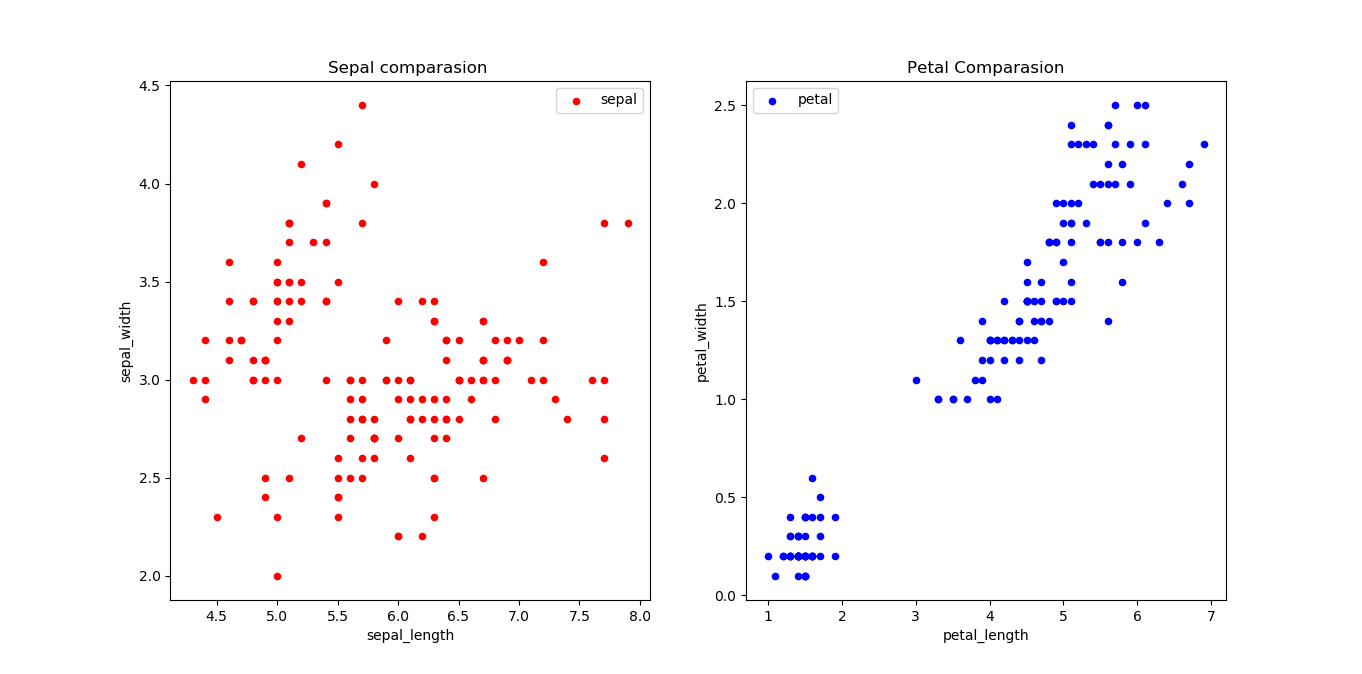

Here is the Python script that generated this plot:
#Caroline Weldon 
#Iris Data Set



import pandas as pd
from pandas.plotting import scatter_matrix
import numpy as np
import matplotlib.pyplot as plt 
from numpy.random import randn



iris = pd.read_csv('iris_dataset.csv')



#petal width/petal length scatter plot and sepal/sepal length scatter 

plt.figure()
fig,ax=plt.subplots(1,2,figsize=(17, 9))
iris.plot(x="sepal_length",y="sepal_width",kind="scatter",ax=ax[0],sharex=False,sharey=False,label="sepal",color='r')
iris.plot(x="petal_length",y="petal_width",kind="scatter",ax=ax[1],sharex=False,sharey=False,label="petal",color='b')
ax[0].set(title='Sepal comparasion ', ylabel='sepal_width')
ax[1].set(title='Petal Comparasion',  ylabel='petal_width')
ax[0].legend()
ax[1].legend()

plt.show()
